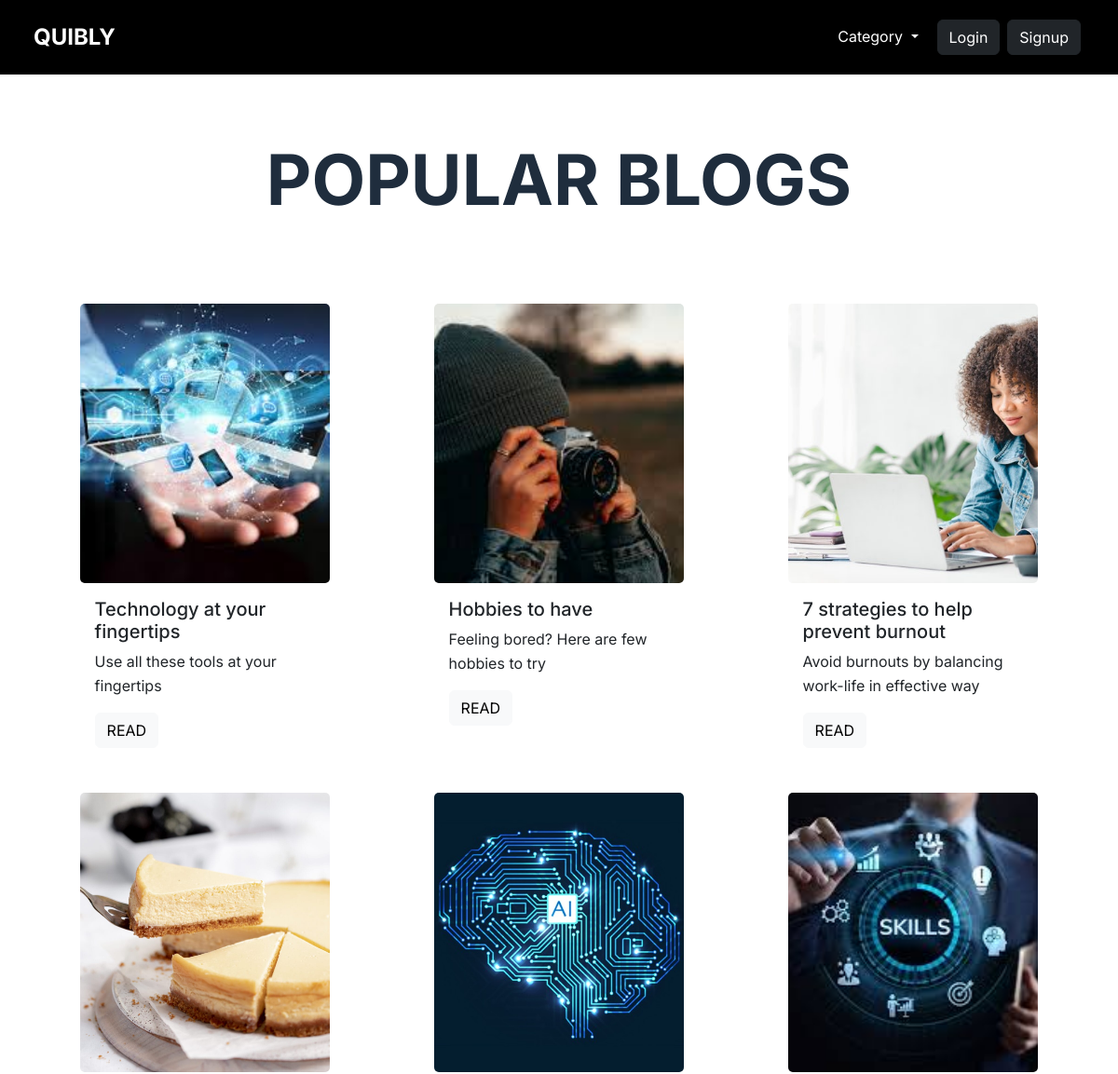
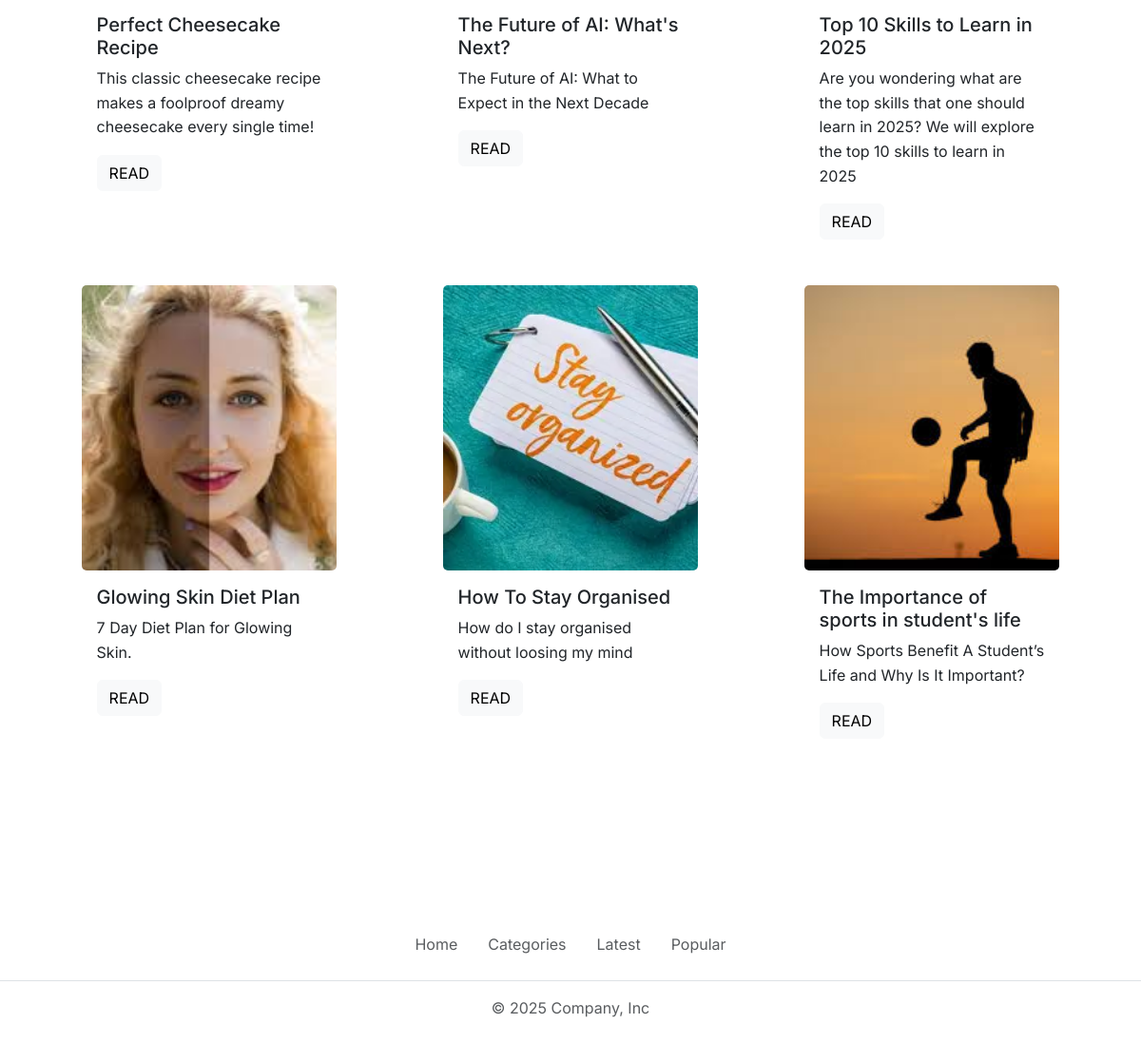
/popular, run on an earlier commit of the app's database (2 pictures, top to bottom).
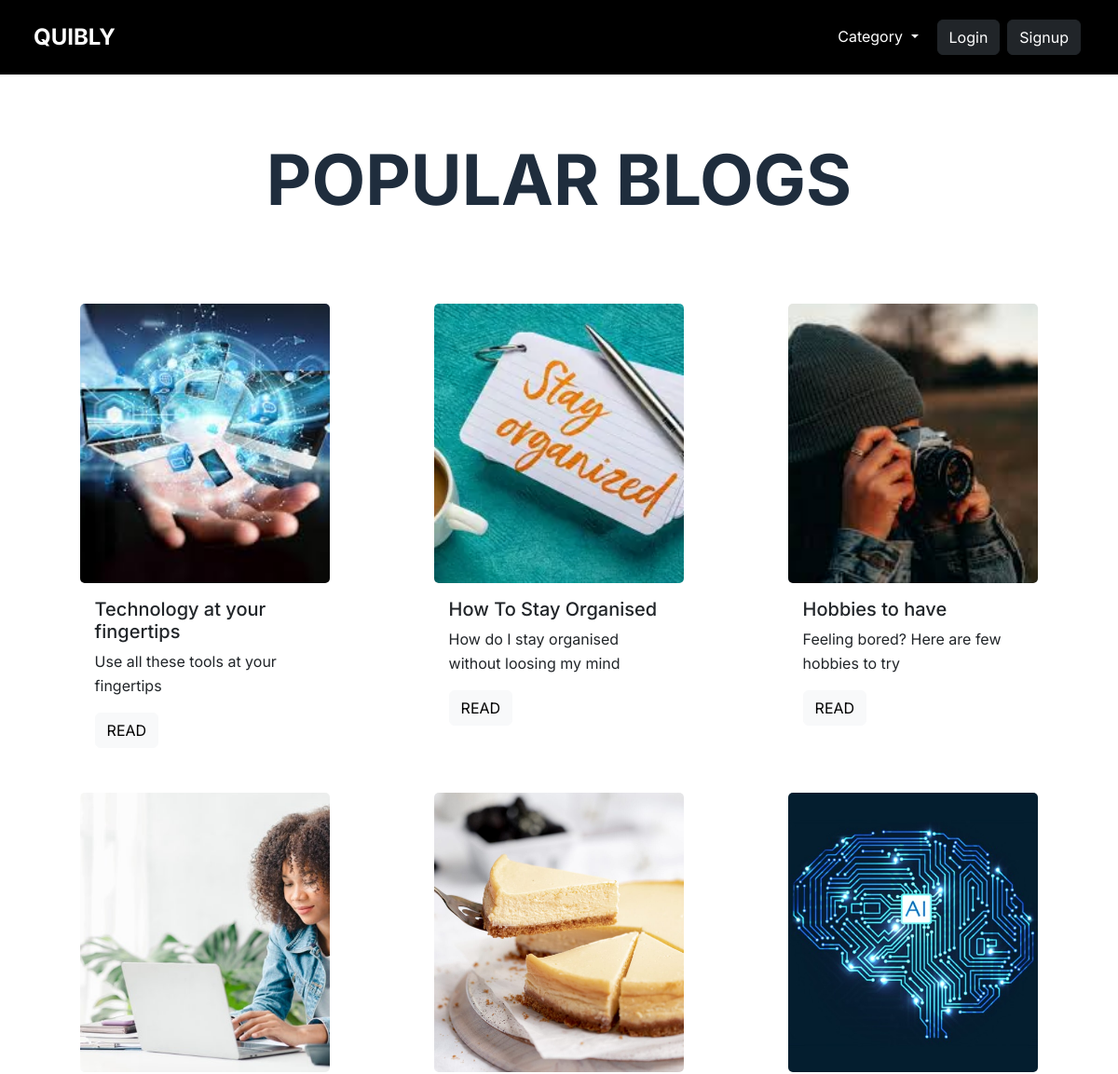
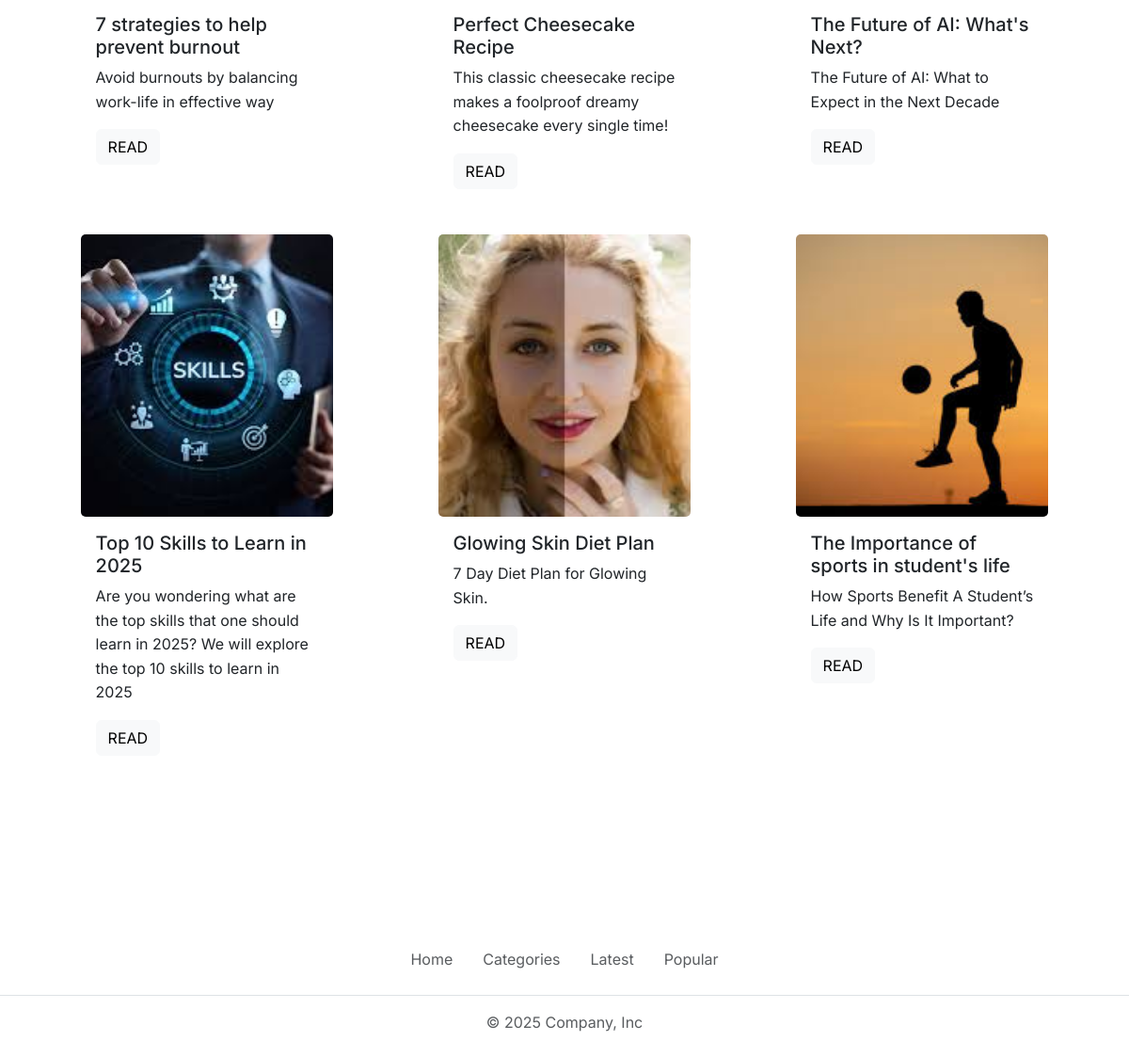
And on a later commit of the database (2 pictures, top to bottom).
### index.py (models this page shows, shortened)
class Blog(db.Model):
    id = db.Column(db.Integer, primary_key = True)
    title = db.Column(db.String(100), nullable = False)
    description = db.Column(db.String(200))
    content = db.Column(db.Text, nullable = False)
    views = db.Column(db.Integer, default = 0)
    cover_image = db.Column(db.String(120))
    author = db.Column(db.String(50), nullable = False)
    date_posted = db.Column(db.DateTime, default=lambda: datetime.now(timezone.utc))
    user_id = db.Column(db.Integer, db.ForeignKey('user.id'))
    category = db.Column(db.String(50), nullable = False, default = 'Others')
    read_time = db.Column(db.Integer)

### index.py (the view)
@app.route('/popular')
def popular():
    page=request.args.get('page',1,type=int)
    popular_blogs = Blog.query.order_by(Blog.views.desc()).paginate(page=page, per_page=12)
    return render_template('popular.html', popular_blogs=popular_blogs)

### templates/popular.html (shortened to what this page needs)
{% extends 'base.html' %}
{% block body %}
<div class="text-wrapper">
    <h1 class="popular-blogs fw-bold py-5 text-center" style="font-size: 75px;">POPULAR BLOGS</h1>
    <div class="container my-4">
        {% if popular_blogs %}
        <div id="blogs-area" class="row row-cols-1 row-cols-md-3 row-cols-lg-3">
            {% for blog in popular_blogs %}
            <div class="col d-flex justify-content-center">
                <div class="card border-0 hover-shadow py-3 px-2" style="width: 18rem;">
                    <img src="{{ url_for('static', filename='uploads/' ~ blog.cover_image) }}"
                        class="card-img-top card-img" alt="...">
                    <div class="card-body">
                        <h5 class="card-title">{{blog.title}}</h5>
                        <p class="card-text">{{blog.description}}</p>
                        <a href="{{url_for('read', id=blog.id)}}" class="btn btn-light">READ</a>
                    </div>
                </div>
            </div>
            {% endfor %}
        </div>
    </div>
    {% else %}
    <div class="text-center text-muted mt-5">
        <h5>No blogs found in this category.</h5>
    </div>
    {% endif %}
</div>
{% endblock body %}

### templates/base.html (shortened to what this page needs)
<!doctype html>
<html lang="en">
<head>
    <link href="https://cdn.jsdelivr.net/npm/bootstrap@5.3.6/dist/css/bootstrap.min.css" rel="stylesheet"
>
    <link href="static/style.css" rel="stylesheet">
    <link href="https://cdn.jsdelivr.net/npm/bootstrap-icons@1.10.5/font/bootstrap-icons.css" rel="stylesheet">
</head>
<body class="d-flex flex-column min-vh-100">
    <nav class="navbar fixed-top nav-animate navbar-expand-lg px-4 py-3" style="background-color: black;">
        <div class="container-fluid ">
            <a class="navbar-brand fw-bold fs-4" style="color: white;" href="/">QUIBLY</a>
            <div class="d-flex align-items-center gap-4">
                <div class="collapse navbar-collapse" id="navbarSupportedContent">
                    <ul class="navbar-nav me-auto mb-2 mb-lg-0">
                        <li class="nav-item dropdown">
                            <a class="nav-link dropdown-toggle pe-3" href="#" role="button" data-bs-toggle="dropdown"
                                aria-expanded="false" style="color: white;">
                                Category
                            </a>
                        </li>
                    </ul>
                    {% if current_user.is_authenticated %}
                    <a class="nav-link pe-4" style="color: white;" href="{{ url_for('products') }}">Create Blog</a>
                    <div class="dropdown">
                        <a class="btn dropdown-toggle d-flex align-items-center" href="#" data-bs-toggle="dropdown">
                            {% if current_user.profile_pic %}
                            <img src="{{ url_for('static', filename='profile_pics/' + current_user.profile_pic) }}"
                                class="rounded-circle border" width="40" height="40" style="object-fit: cover;">
                            {% else %}
                            <img src="https://ui-avatars.com/api/?name={{ current_user.username }}"
                                class="rounded-circle border" width="40" height="40" style="object-fit: cover;">
                            {% endif %}
                        </a>
                        <ul class="dropdown-menu dropdown-menu-end">
                            <li><a class="dropdown-item"
                                    href="{{ url_for('user_info', username=current_user.username) }}">Profile</a>
                            </li>
                            <li><a class="dropdown-item" href="{{ url_for('my_blogs') }}">My Blogs</a></li>
                            <li>
                                <a class="dropdown-item" href="{{ url_for('update_profile') }}">Edit Profile</a>
                            </li>
                            <li>
                                <hr class="dropdown-divider">
                            </li>
                            <li><a class="dropdown-item" href="{{ url_for('logout') }}">Logout</a></li>
                        </ul>
                    </div>
                    {% else %}
                    <a href="{{ url_for('login') }}" class="btn btn-dark mx-1">Login</a>
                    <a href="{{ url_for('register') }}" class="btn btn-dark mx-1">Signup</a>
                    {% endif %}
                </div>
            </div>
        </div>
    </nav>
    {% block body %}
    {% endblock body %}
</body>
<footer class="py-3 my-4">
    <ul class="nav justify-content-center border-bottom pb-3 mb-3" style="padding-top: 100px;">
        <li class="nav-item"><a href="#" class="nav-link px-3 text-body-secondary">Home</a></li>
        <li class="nav-item"><a href="{{ url_for('home') }}#categories"
                class="nav-link px-3 text-body-secondary">Categories</a></li>
        <li class="nav-item"><a href="{{ url_for('latest') }}" class="nav-link px-3 text-body-secondary">Latest</a></li>
        <li class="nav-item"><a href="{{ url_for('popular') }}" class="nav-link px-3 text-body-secondary">Popular</a>
        </li>
    </ul>
    <p class="text-center text-body-secondary">© 2025 Company, Inc</p>
</footer>
</html>

### static/style.css (style rules this page uses)
body { background-color:#ffff !important; }
.card { height: 100% !important; display: flex; flex-direction: column; justify-content: space-between; background-color: transparent !important; width: 80% !important; overflow: hidden; }
body { font-family: 'Inter', sans-serif !important; font-size: 16px; line-height: 1.6; color: #1f2d3d; background-color: #f8f9fa; }
.card-img { height: 300px !important; image-rendering: auto; transition: transform 0.3s ease; object-fit: cover !important; }
.text-wrapper { padding-top: 100px !important; }
h1 { font-size: 75px; }

What changed in the data, as far as the page shows it:
changed Blog "How To Stay Organised": moves up the list
